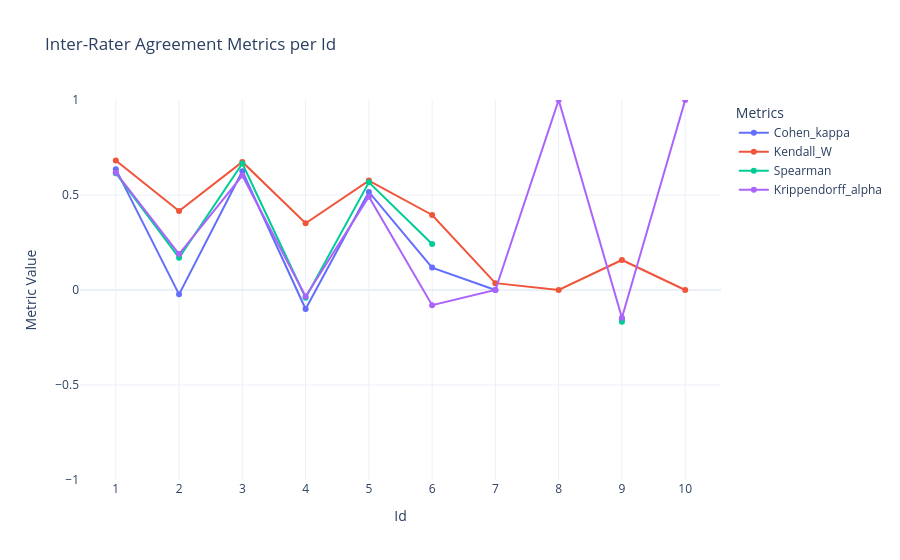

Write notebook code for a chart like this one.
### Code cell
plot_metrics( q_results, njudges=2 )
#plot_metrics( q_results, njudges=2, filename="inter-rater agreement metrics per ID_LLMs.pdf")

### Figure 1 — Plotly figure (JSON) as saved in the notebook; plotly's stock layout.template omitted (floating-point values rounded to 4 significant figures)
{"data": [{"mode": "lines+markers+text", "name": "Cohen_kappa", "textposition": "top center", "type": "scatter", "x": [1, 2, 3, 4, 5, 6, 7, 8, 9, 10], "y": [0.636, -0.023, 0.625, -0.1, 0.516, 0.118, 0.0, NaN, -0.154, NaN]}, {"mode": "lines+markers+text", "name": "Kendall_W", "textposition": "top center", "type": "scatter", "x": [1, 2, 3, 4, 5, 6, 7, 8, 9, 10], "y": [0.682, 0.416, 0.674, 0.351, 0.576, 0.395, 0.036, 0.0, 0.158, 0.0]}, {"mode": "lines+markers+text", "name": "Spearman", "textposition": "top center", "type": "scatter", "x": [1, 2, 3, 4, 5, 6, 7, 8, 9, 10], "y": [0.615, 0.17, 0.666, -0.041, 0.567, 0.242, NaN, NaN, -0.167, NaN]}, {"mode": "lines+markers+text", "name": "Krippendorff_alpha", "textposition": "top center", "type": "scatter", "x": [1, 2, 3, 4, 5, 6, 7, 8, 9, 10], "y": [0.618, 0.189, 0.602, -0.034, 0.491, -0.08, 0.0, 1.0, -0.146, 1.0]}], "layout": {"legend": {"title": {"text": "Metrics"}}, "title": {"text": "Inter-Rater Agreement Metrics per Id"}, "xaxis": {"tickmode": "array", "ticktext": ["1", "2", "3", "4", "5", "6", "7", "8", "9", "10"], "tickvals": [1, 2, 3, 4, 5, 6, 7, 8, 9, 10], "title": {"text": "Id"}}, "yaxis": {"range": [-1, 1], "title": {"text": "Metric Value"}}}}
